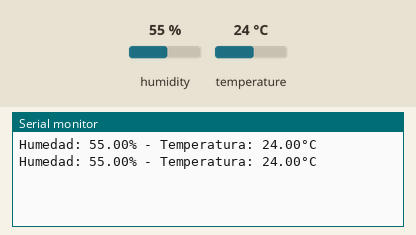
A sketch run on a simulated Arduino Uno, built with avr-gcc and run on an emulated ATmega328P. On the bench: the last lines printed to the serial monitor. The test bench sets the inputs (shaded band); at power-on: humidity 55 %, temperature 24 °C.

Above: at 4.8 s.
4.9 s: humidity set to 22 %
At 7.0 s:
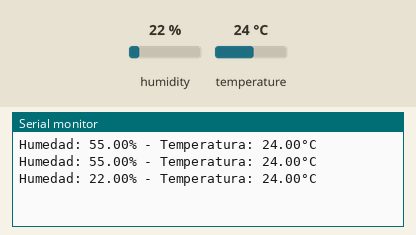
7.9 s: temperature set to 12 °C
At 9.4 s:
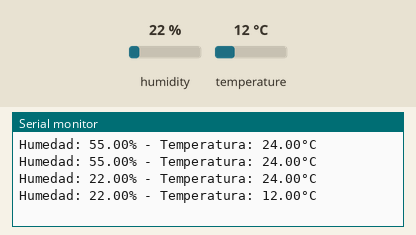
10.9 s: humidity set to 40 %
At 13.1 s:
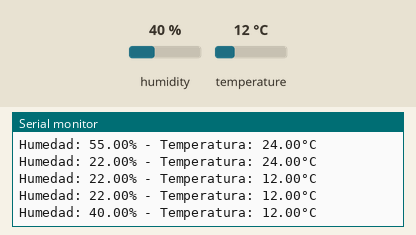
Timing chart, 0 to 14.6 s (numbered marks = the images above; inputs shaded):
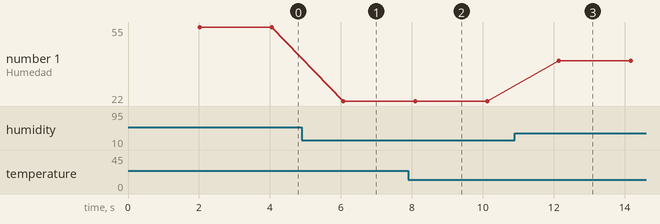

Measured:
- after the input at 4.9 s, the serial monitor: prints a new line after 1.2 s (image 1)
- after the input at 7.9 s, the serial monitor: prints a new line after 0.20 s (image 2)
- after the input at 10.9 s, the serial monitor: prints a new line after 1.2 s (image 3)
- plotted number 1: 55 → 22 after the input at 4.9 s, 22 → 40 after the input at 10.9 s

The sketch:

Sensores.ino
```cpp
#include <DHT.h>

#define DHTPIN 2     // Pin al que está conectado el sensor
#define DHTTYPE DHT11   // Tipo de sensor DHT que estás utilizando

DHT dht(DHTPIN, DHTTYPE);

void setup() {
  Serial.begin(9600);
  dht.begin();
}

void loop() {
  delay(2000);  // Esperar un momento entre lecturas

  float humidity = dht.readHumidity();
  float temperature = dht.readTemperature();

  Serial.print("Humedad: ");
  Serial.print(humidity);
  Serial.print("% - Temperatura: ");
  Serial.print(temperature);
  Serial.println("°C");
}
```
